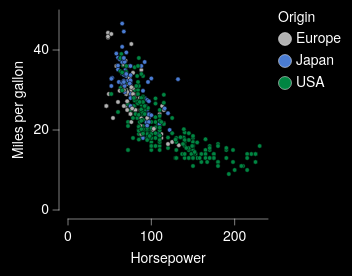

Specify this chart in Vega-Lite:
### Vega-Lite specification from a JSON file in a GitHub repository (floating-point values rounded to 4 significant figures; data arrays with more than 128 entries replaced by an {"elided": "..."} marker saying what was removed)
{"background": "black", "config": {"arc": {"fill": "#DBDBDB", "fillOpacity": 1.0, "innerRadius": 25.0, "padAngle": 0.03, "stroke": "black", "strokeOpacity": 1, "strokeWidth": 0.25}, "area": {"fill": "#DBDBDB", "fillOpacity": 1.0, "stroke": "black", "strokeOpacity": 1, "strokeWidth": 0.25}, "axis": {"domain": true, "domainCap": "round", "domainColor": "white", "domainWidth": 0.25, "grid": false, "gridCap": "round", "gridColor": "#F1F1F1", "gridDash": [0, 0], "gridOpacity": 1.0, "gridWidth": 0.25, "labelColor": "white", "labelFont": "Helvetica Neue, HelveticaNeue, Helvetica, Arial, sans-serif", "labelFontSize": 7, "labelFontStyle": "normal", "labelFontWeight": 400, "offset": 4.5, "ticks": true, "tickCap": "round", "tickColor": "white", "tickRound": false, "tickSize": 3, "tickWidth": 0.25, "titleColor": "white", "titleFont": "Helvetica Neue, HelveticaNeue, Helvetica, Arial, sans-serif", "titleFontSize": 7, "titleFontStyle": "normal", "titleFontWeight": 400}, "axisX": {"domain": true, "labelAlign": "center", "labelAngle": 0, "labels": true, "ticks": true, "translate": 0}, "axisY": {"domain": true, "labelAlign": "right", "labelAngle": 0, "labels": true, "ticks": true, "translate": 0}, "axisRight": {"domain": true, "labelAlign": "left", "labelAngle": 0, "labels": true, "ticks": true, "translate": 0}, "axisTop": {"domain": true, "labelAlign": "center", "labelAngle": 0, "labels": true, "ticks": true, "translate": 0}, "axisBand": {"tickOffset": 0}, "bar": {"fill": "#DBDBDB", "fillOpacity": 1.0, "stroke": "black", "strokeOpacity": 1, "strokeWidth": 0.25}, "boxplot": {"size": 9.0, "ticks": {"cornerRadius": 0.25, "fill": "white", "opacity": 1, "size": 4.5, "thickness": 0.25}, "box": {"fillOpacity": 1.0, "stroke": "black", "strokeOpacity": 1, "strokeWidth": 0.25}, "median": {"cornerRadius": 0, "fill": "black", "fillOpacity": 1.0, "opacity": 1, "size": 9.0, "thickness": 0.25}, "rule": {"fill": "white", "fillOpacity": 1.0, "size": 10.0, "stroke": "white", "strokeDash": [0, 0], "strokeOpacity": 1, "strokeWidth": 0.25}, "outliers": {"color": "white", "fill": "white", "fillOpacity": 1.0, "size": 0, "stroke": "black", "strokeOpacity": 1, "strokeWidth": 0.25}}, "circle": {"fill": "white", "fillOpacity": 1.0, "size": 1.25, "stroke": null, "strokeOpacity": 1, "strokeWidth": 0.25}, "errorband": {"band": {"fillOpacity": 0.6, "stroke": null, "strokeWidth": 0.25, "strokeOpacity": 1}, "borders": {"opacity": 0, "strokeOpacity": 0.25, "strokeWidth": 1}}, "errorbar": {"opacity": 1, "rule": {"strokeDash": [0, 0], "strokeWidth": 0.25}, "ticks": {"color": "white", "cornerRadius": 0.125, "opacity": 1, "size": 6.0, "thickness": 0.25}, "thickness": 0.25}, "font": "Helvetica Neue, HelveticaNeue, Helvetica, Arial, sans-serif", "geoshape": {"fill": "#DBDBDB", "fillOpacity": 1.0, "stroke": "white", "strokeOpacity": 1, "strokeWidth": 0.25}, "header": {"labelColor": "white", "labelFont": "Helvetica Neue, HelveticaNeue, Helvetica, Arial, sans-serif", "labelFontSize": 7, "labelFontStyle": "normal", "labelFontWeight": 400, "titleColor": "white", "titleFont": "Helvetica Neue, HelveticaNeue, Helvetica, Arial, sans-serif", "titleFontSize": 7, "titleFontStyle": "normal", "titleFontWeight": 400, "titlePadding": 0}, "legend": {"disable": false, "offset": 4.5, "titlePadding": 4, "labelOffset": 2, "gradientLabelOffset": 2, "gradientLength": 50.0, "gradientThickness": 5.0, "gradientOpacity": 1.0, "gradientStrokeColor": "white", "gradientStrokeWidth": 0.25, "labelColor": "white", "labelFont": "Helvetica Neue, HelveticaNeue, Helvetica, Arial, sans-serif", "labelFontSize": 7, "labelFontStyle": "normal", "labelFontWeight": 400, "strokeColor": "white", "strokeWidth": 0, "symbolSize": 42, "symbolStrokeColor": "white", "symbolStrokeWidth": 0.25, "titleColor": "white", "titleFont": "Helvetica Neue, HelveticaNeue, Helvetica, Arial, sans-serif", "titleFontSize": 7, "titleFontStyle": "normal", "titleFontWeight": 400}, "line": {"color": "white", "stroke": "white", "strokeCap": "butt", "strokeDash": [0, 0], "strokeOpacity": 1, "strokeWidth": 0.5}, "point": {"filled": true, "fill": "#DBDBDB", "fillOpacity": 1.0, "size": 5.0, "stroke": "black", "strokeOpacity": 1, "strokeWidth": 0.25}, "range": {"category": ["#B2B2B2", "#4A7CD3", "#008542", "#664CAF", "#509F98", "#636363", "#284F93", "#005226", "#382864", "#285753"], "diverging": {"scheme": ["#443E60", "#5F597E", "#7C759B", "#9994B6", "#B7B4CC", "#D6D5DC", "#F6F6F6", "#D1DAD9", "#A4C2BF", "#7AA9A4", "#578E89", "#37736E", "#1B5954"]}, "heatmap": {"scheme": ["#440154", "#472270", "#433E82", "#38598C", "#2C728E", "#238A8D", "#24A086", "#39B578", "#5DC862", "#96D646", "#CAE02D", "#FDE724"]}, "ordinal": {"scheme": ["#F1F1F1", "#DBDBDB", "#C6C6C6", "#B2B2B2", "#9D9D9D", "#898989", "#767676", "#636363", "#515151", "#404040", "#2F2F2F", "#1F1F1F"]}, "ramp": {"scheme": ["#440154", "#472270", "#433E82", "#38598C", "#2C728E", "#238A8D", "#24A086", "#39B578", "#5DC862", "#96D646", "#CAE02D", "#FDE724"]}}, "rule": {"color": "white", "stroke": "white", "strokeCap": "round", "strokeDash": [2, 2], "strokeOpacity": 1, "strokeWidth": 0.25}, "scale": {"barBandPaddingInner": 0.1, "rectBandPaddingInner": 0, "tickBandPaddingInner": 0.1, "bandPaddingOuter": 0.1, "bandWithNestedOffsetPaddingInner": 0.2, "bandWithNestedOffsetPaddingOuter": 0.2, "offsetBandPaddingInner": 0, "offsetBandPaddingOuter": 0, "round": false}, "rect": {"fill": "#DBDBDB", "fillOpacity": 1.0, "stroke": "black", "strokeOpacity": 1, "strokeWidth": 0.25}, "square": {"fill": "#DBDBDB", "fillOpacity": 1.0, "size": 10.0, "stroke": "black", "strokeOpacity": 1, "strokeWidth": 0.25}, "text": {"color": "white", "font": "Helvetica Neue, HelveticaNeue, Helvetica, Arial, sans-serif", "fontSize": 7, "fontStyle": "normal", "fontWeight": 400}, "tick": {"color": "white", "cornerRadius": 0.125, "opacity": 1.0, "size": 9.0, "thickness": 0.25}, "title": {"anchor": "middle", "frame": "group", "color": "white", "font": "Helvetica Neue, HelveticaNeue, Helvetica, Arial, sans-serif", "fontSize": 7, "fontStyle": "normal", "fontWeight": 400, "subtitleColor": "white", "subtitleFont": "Helvetica Neue, HelveticaNeue, Helvetica, Arial, sans-serif", "subtitleFontSize": "Helvetica Neue, HelveticaNeue, Helvetica, Arial, sans-serif", "subtitleFontStyle": "normal", "subtitleFontWeight": 400}, "trail": {"color": "white", "opacity": 1, "size": 0.5}, "view": {"continuousWidth": 100, "continuousHeight": 100, "discreteWidth": 100, "discreteHeight": 100, "fill": null, "stroke": null, "strokeWidth": 0.25}}, "data": {"name": "data-7285c4e2e195e5a75737a34913199f5f"}, "mark": {"type": "point"}, "encoding": {"color": {"field": "Origin", "type": "nominal"}, "x": {"field": "Horsepower", "type": "quantitative"}, "y": {"field": "Miles_per_Gallon", "title": "Miles per gallon", "type": "quantitative"}}, "$schema": "https://vega.github.io/schema/vega-lite/v6.4.1.json", "datasets": {"data-7285c4e2e195e5a75737a34913199f5f": {"elided": "392 records"}}}
